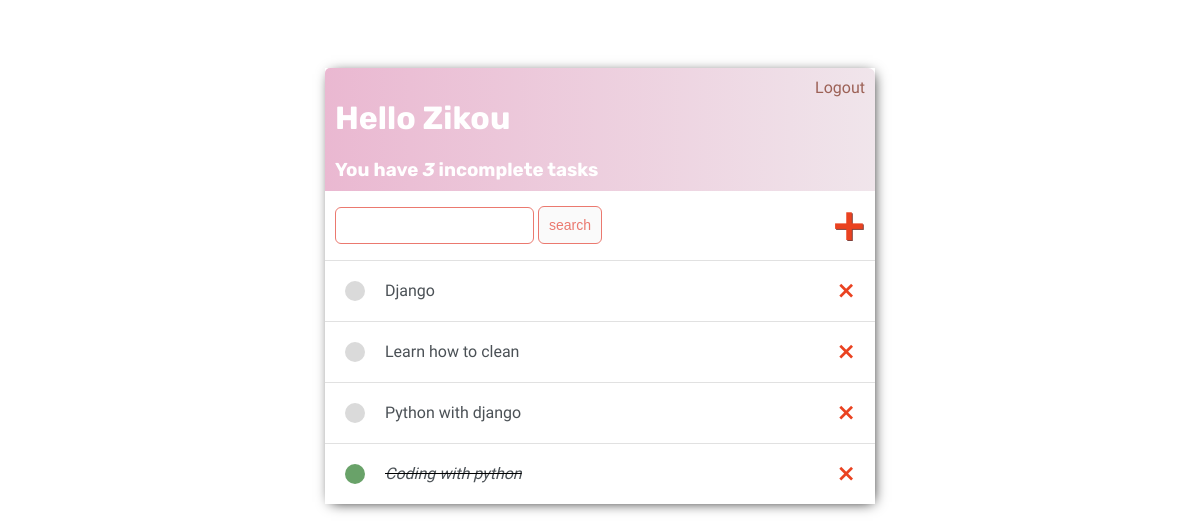
The app's page / (signed in), older data.
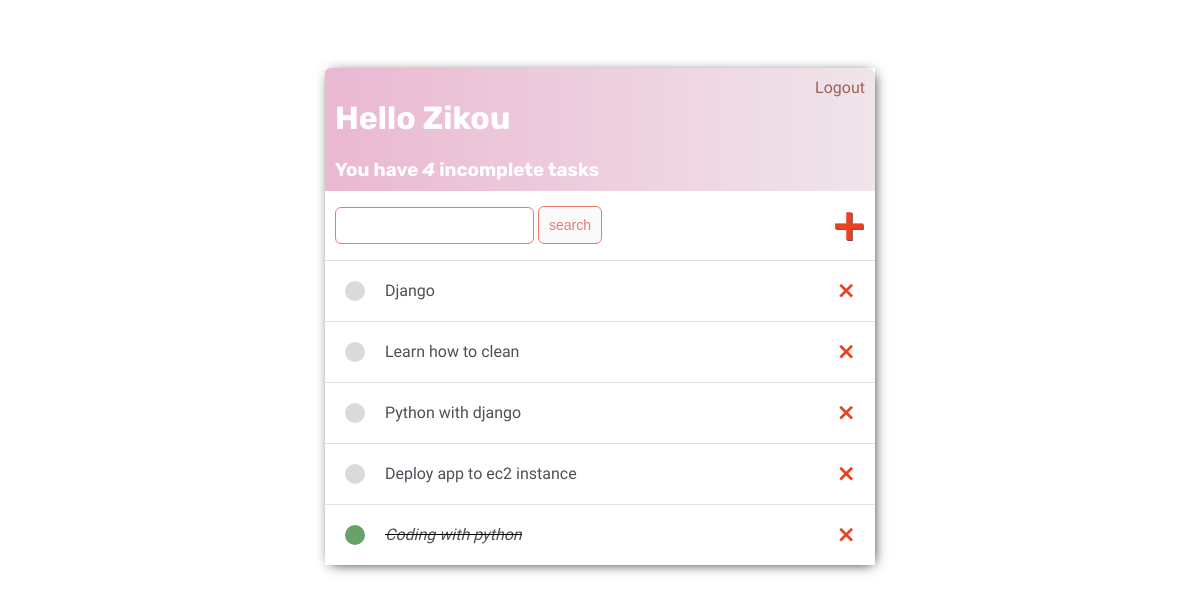
The same page, newer data.
### base/models.py (models this page shows, shortened)
class Task(models.Model):
    user = models.ForeignKey(User,
                             on_delete = models.CASCADE,
                             null = True,
                             blank = False)
    title = models.CharField(max_length=200)
    description = models.TextField(null = True,blank = True)
    complete = models.BooleanField(default=False)
    created = models.DateTimeField(auto_now_add=True)
    class Meta:
        ordering = ['complete']

### base/views.py (the view)
# urls.py: urlpatterns = [path('',PendingList.as_view(),name = 'pendings'),
class PendingList(LoginRequiredMixin,ListView):
    model = Task
    context_object_name = 'tasks'
    def get_context_data(self,**kwargs):
        context = super().get_context_data(**kwargs)
        context['tasks'] = context['tasks'].filter(user = self.request.user)
        context['count'] = context['tasks'].filter(complete = False).count()
        search_value = self.request.GET.get('search-area') or ''
        if search_value:
            context['tasks'] = context['tasks'].filter(title__icontains = search_value)
        context['search_value'] = search_value
        return context

### base/templates/base/task_list.html
{% extends 'base/my_style.html'%}
{% block content %}
<div class="top-bar">
    <div>
        <h1>Hello {{request.user|title}}</h1>
        <h3 style ='margin:0'>You have <i>{{count}}</i> incomplete task{{count|pluralize}}</h3>
    </div>
    {% if request.user.is_authenticated %}
        <a href="{%url 'logout'%}">Logout</a>
    {%else%}
        <a href="{%url 'login'%}">Login</a>
    {% endif %}
</div>
<div id="wrapper-create-search">
    <form method = 'GET' ,style ="margin-top:20px;display:flex;">
        <input type="text" name = 'search-area' value = "{{search_value}}">
        <input class = 'button' type="submit" value="search">
    </form>
    <a id ="create-link" href = "{%url 'create-task'%}">&#x1F7A5;</a>
</div>
<div class="wrapper-tasks-items">
    {%for task in tasks%}
    <div class="wrapper-task">
        {% if task.complete %}
        <div class="task-title">
            <div class="icon-completed-task"></div>
                <i><s><a href="{%url 'edit-task' task.id%}">{{task.title}}</a></s></i>
        </div>
        <a class="delete-task" href="{%url 'delete-task' task.id%}">&#x2A2F;</a>
        {%else%}
        <div class="task-title">
            <div class="icon-incompleted-task"></div>
                <a href="{%url 'edit-task' task.id%}">{{task.title}}</a>
        </div>
        <a class="delete-task" href="{%url 'delete-task' task.id%}">&#x2A2F;</a>
        {%endif%}
    </div>
    {%endfor%}
</div>
{% endblock content %}

### base/templates/base/my_style.html (shortened to what this page needs)
<!DOCTYPE html>
<html lang="en">
<head>
</head>
<body>
    <div class = 'container'>
        {% block content %}
        {% endblock content %}
    </div>
</body>
</html>

### base/templates/base/my_style.html (style rules this page uses)
body { background-image : url("https://images-cdn.welcomesoftware.com/Zz0zZTliMjQ4MzhlNGExMWViYmJiMjFiZTI2ZWNmN2MzZA=="); font-family: 'Abel', sans-serif; padding-top:60px; }
.container { max-width:550px; margin: auto; -webkit-box-shadow: 2px 2px 13px -4px rgba(0,0,0.21); box-shadow: 2px 2px 13px -4px rgba(0,0,0.21); }
h1, h2, h3, h4, h5, h6 { font-family: 'Rubik', sans-serif; }
a, p { color: #9C6156 }
.top-bar { display:flex; justify-content: space-between; color : #ffffff; padding : 10px; border-radius: 5px 7px 0 0; background: linear-gradient(90deg,#eab8d1 0%,#f0e5eb 100%) }
.top-bar a { text-decoration:none; }
.wrapper-task { display: flex; align-items: center; justify-content: space-between; padding: 20px; background-color: #ffffff; border-top:1px solid rgb(225,225,225); }
.task-title { display:flex; }
.task-title a { text-decoration:none; color: #4b5156; margin-left: 20px; }
.icon-completed-task { height: 20px; width: 20px; background-color: rgb(105,162,105); border-radius: 50px; }
.icon-incompleted-task { height: 20px; width: 20px; background-color: rgb(218,218,218); border-radius: 50px; }
.delete-task { text-decoration:none; font-weight:900; color: #EA4220; font-size: 22px; line-height:0; }
#wrapper-create-search { display:flex; background-color: #ffffff; justify-content: space-between; align-items : center; padding: 10px; }
#create-link { color: #EA4220; text-decoration:none; font-size: 42px; text-shadow: 1px 1px #81413B; }
input[type=text], input[type=password], textarea { border: 1px solid #EB796F; border-radius:6px; padding: 10px; }
.button { border: 1px solid #EB796F; background-color: #FAFAFAFA; color: #EB796F; padding : 10px; font-size:14px; border-radius:6px; cursor: pointer; text-decoration:none; }

Row changes from the older to the newer data that the page shows:
added Task: title "Deploy app to ec2 instance"
Text that changed along with them:
{{ count }}: "3" → "4"
